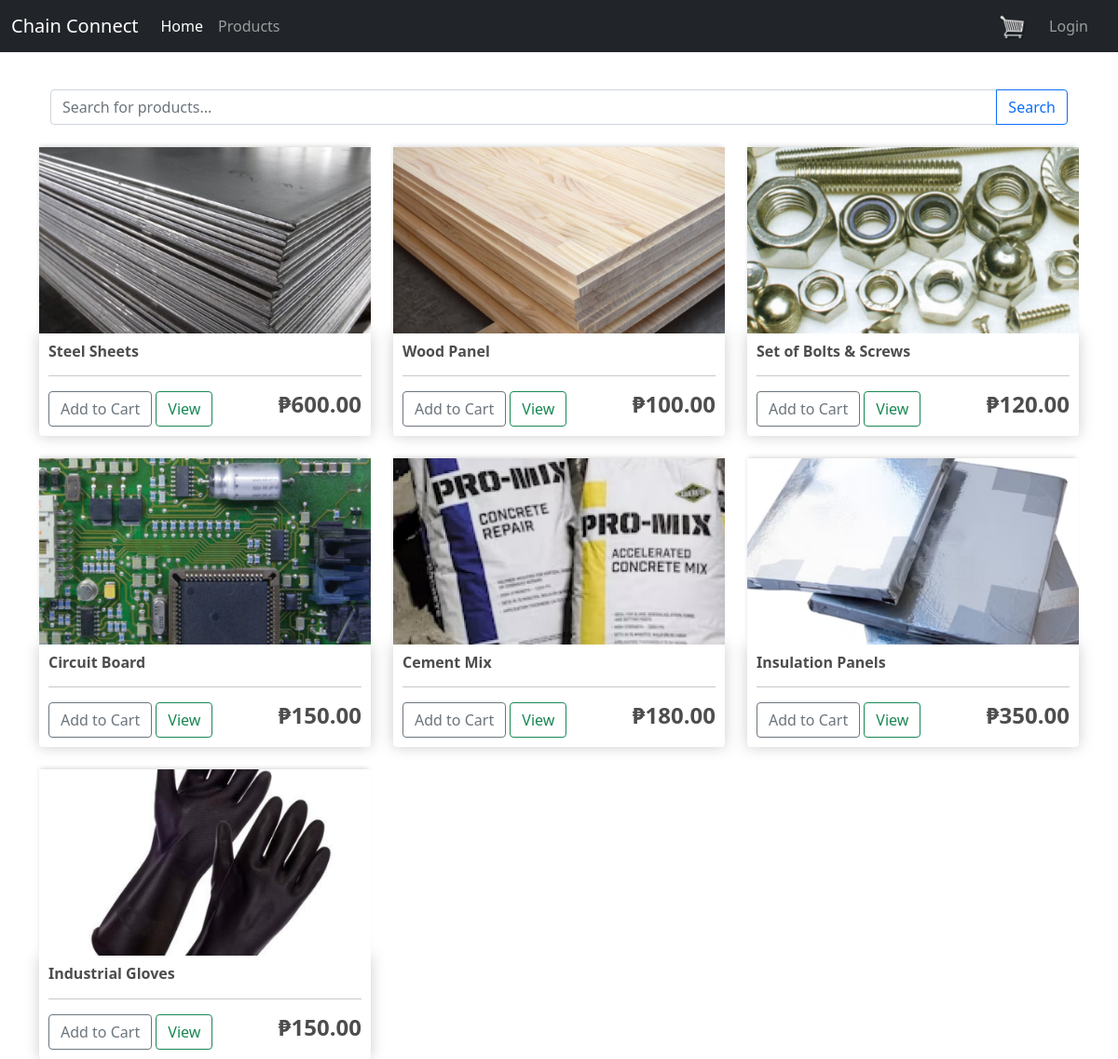
/store/, run on the app's committed database.
### core/models.py (models this page shows, shortened)
class Product(models.Model):
	name = models.CharField(max_length=200)
	price = models.FloatField()
	digital = models.BooleanField(default=False,null=True, blank=True)
	image = models.ImageField(null=True, blank=True)
	@property
	def imageURL(self):
		try:
			url = self.image.url
		except:
			url = ''
		return url

### core/views.py (the view)
# urls.py: path('store/', store, name = 'store'),
def store(request):
  data = cartData(request)
  cartItems = data['cartItems']
  order = data['order']
  items = data['items']
  query = request.GET.get('q', '')
  if query:
    products = Product.objects.filter(name__icontains=query)
  else:
    products = Product.objects.all()
  context = {'products':products, 'cartItems':cartItems, 'query': query}
  return render(request, 'core/store.html', context)

### core/utils.py (called while the page is built, shortened)
def cookieCart(request):
	try:
		cart = json.loads(request.COOKIES['cart'])
	except:
		cart = {}
		print('CART:', cart)
	items = []
	order = {'get_cart_total':0, 'get_cart_items':0, 'shipping':False}
	cartItems = order['get_cart_items']
	return {'cartItems':cartItems ,'order':order, 'items':items}

def cartData(request):
	if request.user.is_authenticated:
		customer = request.user.customer
		order, created = Order.objects.get_or_create(customer=customer, complete=False)
		items = order.orderitem_set.all()
		cartItems = order.get_cart_items
	else:
		cookieData = cookieCart(request)
		cartItems = cookieData['cartItems']
		order = cookieData['order']
		items = cookieData['items']
	return {'cartItems':cartItems ,'order':order, 'items':items}

### core/templates/core/store.html (shortened to what this page needs)
{% extends 'core/base.html' %}
{% load static %}
{% block content %}
<div class="container mt-4">
    <div class="row">
        <div class="col-lg-12">
            <form method="get" action="{% url 'store' %}">
                <div class="input-group">
                    <input type="text" name="q" class="form-control" placeholder="Search for products..." value="{{ request.GET.q }}">
                    <button class="btn btn-outline-primary" type="submit">
                         Search
                    </button>
                </div>
            </form>
        </div>
    </div>
</div>
<div class="row">
    {% if products %}
    {% for product in products %}
    <div class="col-lg-4 mt-4">
        <img class="thumbnail" src="{{product.imageURL}}">
        <div class="box-element product">
            <h6><strong>{{product.name}}</strong></h6>
            <hr>
            <button data-product="{{product.id}}" data-action="add" class="btn btn-outline-secondary add-btn update-cart">Add to Cart</button>
            <a class="btn btn-outline-success" href="#">View</a>
            <h4 style="display: inline-block; float: right"><strong>₱{{product.price|floatformat:2}}</strong></h4>
        </div>
    </div>
    {% endfor %}
    {% else %}
        <p>No products found for "{{ query }}"</p>
    {% endif %}
</div>
{% endblock %}

### core/templates/core/base.html (shortened to what this page needs)
<!DOCTYPE html>
{% load static %}
<html>
    <head>
        <link rel="stylesheet" type="text/css" href="{% static 'css/main.css' %}">
        <link href="https://cdn.jsdelivr.net/npm/bootstrap@5.0.2/dist/css/bootstrap.min.css" rel="stylesheet">
    </head>
    <body>
        <nav class="navbar navbar-expand-lg navbar-dark bg-dark fixed-top">
            <div class="container">
              <a class="navbar-brand" href="/home">Chain Connect</a>
              <div class="collapse navbar-collapse" id="navbarNav">
                <ul class="navbar-nav">
                  <li class="nav-item">
                    <a class="nav-link active" aria-current="page" href="/home">Home</a>
                  </li>
                  <li class="nav-item">
                    <a class="nav-link" href="/store">Products</a>
                  </li>
                </ul>
              </div>
            </div>
            <div class="collapse navbar-collapse" id="navbarContent">
                <ul class="navbar-nav me-auto mb-2 mb-lg-0 pe-4 d-flex align-items-center">
                    <li class="nav-item">
                        <a class="navbar-brand" href="/cart">
                            <img src= {% static 'images/cart.png' %} alt="" width="30" height="30">
                          </a>
                    </li>
                    {% if request.user.is_authenticated %}
                    <li class="nav-item d-inline-block">
                        <span class="navbar-text text-white">Welcome, {{ request.user.username }}!</span>
                    </li>
                    <li class="nav-item">
                        <a class="nav-link" href="{% url 'logout' %}">Logout</a>
                    </li>
                      {% if request.user.is_superuser %}
                      <li class="nav-item">
                          <a class="nav-link" href="{% url 'admin_dashboard' %}">Admin Dashboard</a>
                      </li>
                      {% endif %}
                    {% else %}
                    <li class="nav-item">
                        <a class="nav-link" href="{% url 'login' %}">Login</a>
                    </li>
                    {% endif %}
                </ul>
            </div>
          </nav>
          <div class="container mt-5">
            <br>
            {% block content %}
            {% endblock content %}
         </div>
    </body>
</html>

### static/css/main.css (style rules this page uses)
body { background-color: hsl(0, 0%, 98%); }
h1,h2,h3,h4,h5,h6 { color:hsl(0, 0%, 30%); }
.box-element { box-shadow:hsl(0, 0%, 80%) 0 0 16px; background-color: #fff; border-radius: 4px; padding: 10px; }
.thumbnail { width: 100%; height: 200px; -webkit-box-shadow: -1px -3px 5px -2px rgba(214,214,214,1); -moz-box-shadow: -1px -3px 5px -2px rgba(214,214,214,1); box-shadow: -1px -3px 5px -2px rgba(214,214,214,1); }
.product { border-radius: 0 0 4px 4px; }
.col-lg-4, .col-lg-6, .col-lg-8, .col-lg-12 { margin-top: 10px; }
.btn { border-radius: 0; }

### data on the page
Product: imageURL (picture), name "Steel Sheets", price "600.00"
Product: imageURL (picture), name "Wood Panel", price "100.00"
Product: imageURL (picture), name "Set of Bolts & Screws", price "120.00"
Product: imageURL (picture), name "Circuit Board", price "150.00"
Product: imageURL (picture), name "Cement Mix", price "180.00"
Product: imageURL (picture), name "Insulation Panels", price "350.00"
Product: imageURL (picture), name "Industrial Gloves", price "150.00"
